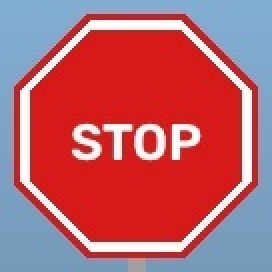
#> input picture Traffic Sign Detection System/media/crops/2026/10/08/roi_sample_stop_sign_ftg61i8.jpg, 136 x 136 px (shown 2 times larger)
$ python -i preprocessing.py   (imports and definitions only)
#> lines starting #> are read from the running program, lines starting #| are printed output that depends on the picture; after the words box and inside, x2 and y2 are one past the last pixel; in counts of white or black regions, pixels touching at a corner belong together
"""
Image Preprocessing Module for Traffic Sign Detection System.
Provides modular image enhancement, safe decoding from bytes and Windows paths,
color space transformation, noise reduction, and morphological operations.
"""

import cv2
import numpy as np
import os
import io


# [154 lines left out: functions load_image_from_bytes, load_image, encode_image_to_bytes, save_image, not called in this run]


def resize_image(image: np.ndarray, max_width: int = 1200, max_height: int = 900) -> np.ndarray:
    """
    Resize image to a maximum dimension while strictly maintaining aspect ratio.
    If image is already smaller than max bounds, it remains unchanged.
    """
    h, w = image.shape[:2]
    if w <= max_width and h <= max_height:
        return image

    scale = min(max_width / float(w), max_height / float(h))
    new_w = int(w * scale)
    new_h = int(h * scale)

    resized = cv2.resize(image, (new_w, new_h), interpolation=cv2.INTER_AREA)
    return resized


def convert_color_spaces(image: np.ndarray) -> dict:
    """
    Convert BGR image to common computer vision color formats:
    - RGB: for web display & PIL
    - Grayscale: for edge detection & contours
    - HSV: for robust color segmentation (Hue, Saturation, Value)
    """
    rgb = cv2.cvtColor(image, cv2.COLOR_BGR2RGB)
    gray = cv2.cvtColor(image, cv2.COLOR_BGR2GRAY)
    hsv = cv2.cvtColor(image, cv2.COLOR_BGR2HSV)
    return {
        'bgr': image,
        'rgb': rgb,
        'gray': gray,
        'hsv': hsv
    }


def reduce_noise(image: np.ndarray, method: str = 'gaussian', ksize: int = 5) -> np.ndarray:
    """
    Apply noise reduction to smooth road texture and artifacts.
    Methods:
    - 'gaussian': Standard Gaussian blur (default)
    - 'bilateral': Preserves sharp edges while smoothing flat surfaces
    - 'median': Effective against salt-and-pepper noise
    """
    if method == 'bilateral':
        return cv2.bilateralFilter(image, d=9, sigmaColor=75, sigmaSpace=75)
    elif method == 'median':
        k = ksize if ksize % 2 == 1 else ksize + 1
        return cv2.medianBlur(image, k)
    else:
        k = (ksize, ksize) if isinstance(ksize, int) else ksize
        if k[0] % 2 == 0:
            k = (k[0] + 1, k[1] + 1)
        return cv2.GaussianBlur(image, k, 0)


def enhance_contrast(gray_image: np.ndarray) -> np.ndarray:
    """
    Enhance local contrast using Contrast Limited Adaptive Histogram Equalization (CLAHE).
    Especially helpful for traffic signs in shadows or overcast lighting.
    """
    clahe = cv2.createCLAHE(clipLimit=2.0, tileGridSize=(8, 8))
    return clahe.apply(gray_image)


# [17 lines left out: function apply_morphology, not called in this run]


def preprocess_pipeline(image: np.ndarray) -> dict:
    """
    Full preprocessing pipeline returning intermediate stages for visualization.
    """
    # 1. Resize if required
    resized = resize_image(image)

    # 2. Convert color spaces
    colors = convert_color_spaces(resized)

    # 3. Blur for noise reduction
    blurred_gray = reduce_noise(colors['gray'], method='gaussian', ksize=5)
    blurred_bgr = reduce_noise(resized, method='gaussian', ksize=5)

    # 4. Enhance contrast
    enhanced_gray = enhance_contrast(blurred_gray)

    # 5. Canny edge detection
    edges = cv2.Canny(enhanced_gray, threshold1=50, threshold2=150)

    return {
        'resized': resized,
        'gray': colors['gray'],
        'hsv': colors['hsv'],
        'blurred_gray': blurred_gray,
        'blurred_bgr': blurred_bgr,
        'enhanced_gray': enhanced_gray,
        'edges': edges,
    }

>>> import cv2
>>> picture = cv2.imread('../../media/crops/2026/10/08/roi_sample_stop_sign_ftg61i8.jpg')
#> picture is the input picture: shape (136, 136, 3); mean B, G, R 110.4, 98.7, 184.7
>>> result = preprocess_pipeline(picture)
#> in convert_color_spaces, `gray = cv2.cvtColor(image, cv2.COLOR_BGR2GRAY)`:
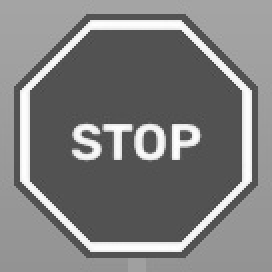
#> gray: shape (136, 136) (shown 2 times larger); min 72, max 255, mean 125.7
#> in convert_color_spaces, `hsv = cv2.cvtColor(image, cv2.COLOR_BGR2HSV)`: hsv: shape (136, 136, 3); mean H, S, V 63.7, 149.9, 206.9
#> in preprocess_pipeline, `colors = convert_color_spaces(resized)`: colors = 4 items
#> in reduce_noise, `return cv2.GaussianBlur(image, k, 0)`:
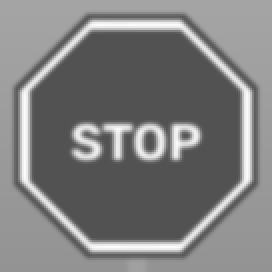
#> returned value: shape (136, 136) (shown 2 times larger); min 81, max 250, mean 125.7
#> call 2 of reduce_noise, with method = 'gaussian', ksize = 5
#> in reduce_noise (call 2), `return cv2.GaussianBlur(image, k, 0)`:
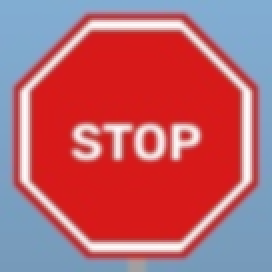
#> returned value: shape (136, 136, 3) (shown 2 times larger); mean of channels 0, 1, 2 110.4, 98.7, 184.7; drawn as B, G, R
#> in enhance_contrast, `return clahe.apply(gray_image)`:
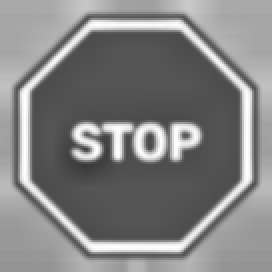
#> returned value: shape (136, 136) (shown 2 times larger); min 56, max 255, mean 130.7
#> in preprocess_pipeline, `edges = cv2.Canny(enhanced_gray, threshold1=50, threshold2=150)`:
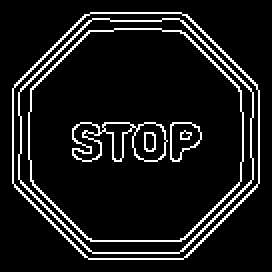
#> edges: shape (136, 136) (shown 2 times larger); 9.2% white in thin lines or dots, all inside (x1, y1, x2, y2) = (6, 6, 130, 130)
#> result = 7 items

$ run again, on Traffic Sign Detection System/media/crops/2026/10/08/isolated-traffic-sign-vector-template-collection-set-yellow-diamond-r_QV8Pat7_crop.jpg
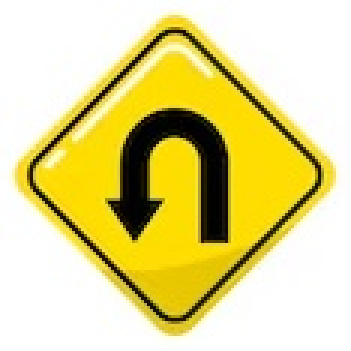
#> input picture Traffic Sign Detection System/media/crops/2026/10/08/isolated-traffic-sign-vector-template-collection-set-yellow-diamond-r_QV8Pat7_crop.jpg, 117 x 117 px (shown 3 times larger)
#> picture is the input picture: shape (117, 117, 3); mean B, G, R 145.1, 216.3, 227.1
#> in convert_color_spaces, `gray = cv2.cvtColor(image, cv2.COLOR_BGR2GRAY)`:
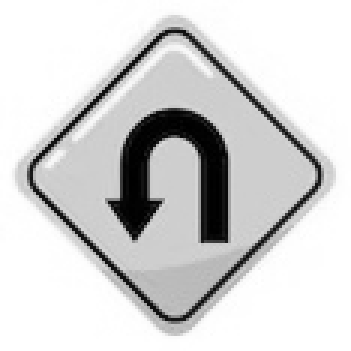
#> gray: shape (117, 117) (shown 3 times larger); min 0, max 255, mean 211.4
#> hsv: shape (117, 117, 3); mean H, S, V 28.2, 106.9, 227.3
#> colors = 4 items
#> in preprocess_pipeline, `edges = cv2.Canny(enhanced_gray, threshold1=50, threshold2=150)`:
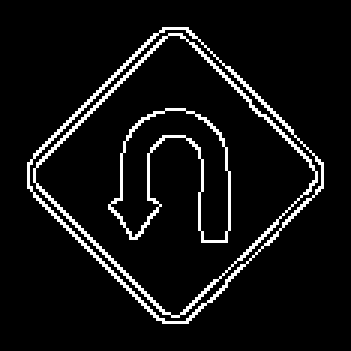
#> edges: shape (117, 117) (shown 3 times larger); 6.9% white in thin lines or dots, all inside (x1, y1, x2, y2) = (9, 9, 108, 108)
#> result = 7 items
